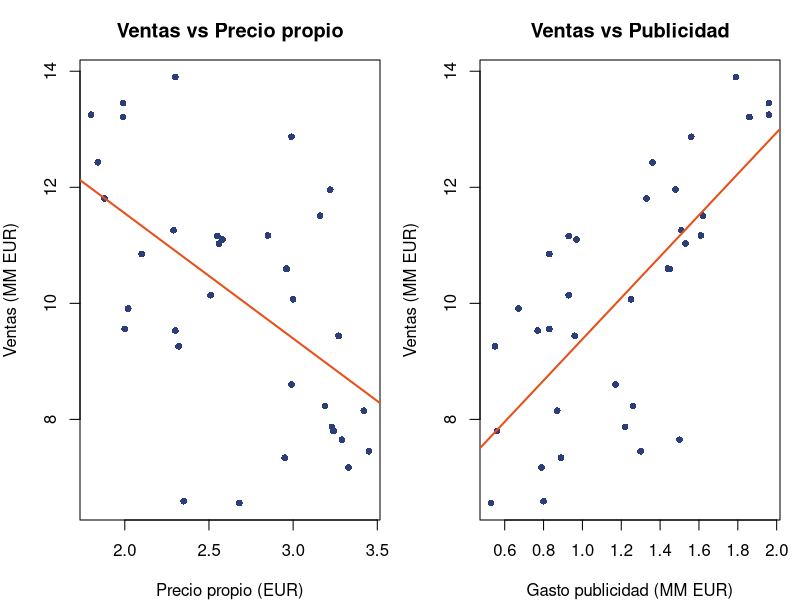

Recreate this plot in R.
# =============================================================================
# ECONOMETRÍA — Capítulo 1, Caso Práctico A
# CPA: Demanda de un producto de consumo — Primer contacto
# Autor: Carlos de Anta Puig
# =============================================================================
# INSTRUCCIONES: Abre primero mEconometria.Rproj en RStudio.
#                Ejecutar bloque a bloque con Ctrl+Enter.
# =============================================================================

pausa <- function(msg = "\n  [Pulsa ENTER para continuar...]") {
  cat(msg); invisible(readline())
}

library(tidyverse); library(readxl); library(ggplot2)

col_principal  <- "#2C3E7A"; col_secundario <- "#E8501A"
col_terciario  <- "#27AE60"; col_gris <- "#7F8C8D"; col_fondo <- "#F4F6F9"

caso_a <- read_excel("data/caso_a_demanda.xlsx")

cat("
=============================================================================
  CASO PRÁCTICO A — Demanda de un producto de consumo
  Tema 1: Primer contacto con los datos
=============================================================================
")

# ── 1. CARGAR Y EXPLORAR LOS DATOS ──────────────────────────────────────────
cat("\n--- 1. CARGAR Y EXPLORAR LOS DATOS ---\n")

cat(sprintf("\n  Dataset cargado: %d observaciones, %d variables\n",
            nrow(caso_a), ncol(caso_a)))

cat("\n  Primeras observaciones:\n")
print(head(caso_a, 8))

cat("\n  Estructura del dataset:\n")
str(caso_a)

pausa()

# ── 2. ESTADÍSTICAS DESCRIPTIVAS ─────────────────────────────────────────────
cat("\n--- 2. ESTADÍSTICAS DESCRIPTIVAS ---\n")

cat("\n  Resumen de todas las variables:\n")
print(summary(caso_a[, c("ventas", "precio_propio", "precio_sustit",
                          "gasto_publicidad", "promocion", "temporada")]))

cat(sprintf("\n  Media de ventas:          %.2f MM EUR\n", mean(caso_a$ventas)))
cat(sprintf("  Desv. típica de ventas:   %.2f MM EUR\n", sd(caso_a$ventas)))
cat(sprintf("  Precio medio propio:      %.2f EUR\n", mean(caso_a$precio_propio)))
cat(sprintf("  Precio medio sustitutivo: %.2f EUR\n", mean(caso_a$precio_sustit)))
cat(sprintf("  Obs. con promoción:       %d de %d (%.0f%%)\n",
            sum(caso_a$promocion), nrow(caso_a),
            100 * mean(caso_a$promocion)))

pausa()

# ── 3. VISUALIZACIÓN ─────────────────────────────────────────────────────────
cat("\n--- 3. VISUALIZACIÓN ---\n")

par(mfrow = c(1, 2), mar = c(4, 4, 3, 1))

plot(caso_a$precio_propio, caso_a$ventas,
     pch = 16, col = col_principal, cex = 0.9,
     xlab = "Precio propio (EUR)", ylab = "Ventas (MM EUR)",
     main = "Ventas vs Precio propio")
abline(lm(ventas ~ precio_propio, data = caso_a),
       col = col_secundario, lwd = 2)

plot(caso_a$gasto_publicidad, caso_a$ventas,
     pch = 16, col = col_principal, cex = 0.9,
     xlab = "Gasto publicidad (MM EUR)", ylab = "Ventas (MM EUR)",
     main = "Ventas vs Publicidad")
abline(lm(ventas ~ gasto_publicidad, data = caso_a),
       col = col_secundario, lwd = 2)

par(mfrow = c(1, 1))

cat("\n  El gráfico muestra:")
cat("\n  - Relación NEGATIVA entre ventas y precio propio (lógico)")
cat("\n  - Relación POSITIVA entre ventas y gasto en publicidad\n")

pausa()

# ── 4. UN PRIMER MODELO (ANTICIPO DEL TEMA 2) ───────────────────────────────
cat("\n--- 4. UN PRIMER MODELO (ANTICIPO) ---\n")

cat("\n  Estimamos: Ventas = b0 + b1*Precio + b2*Publicidad + u\n\n")

modelo_a <- lm(ventas ~ precio_propio + gasto_publicidad, data = caso_a)
print(summary(modelo_a))

coefs <- coef(modelo_a)
cat(sprintf("\n  b0 (constante)      = %8.4f\n", coefs[1]))
cat(sprintf("  b1 (precio propio)  = %8.4f  -> Por cada EUR de subida de precio,\n", coefs[2]))
cat(sprintf("                                    las ventas caen en %.2f MM EUR\n", abs(coefs[2])))
cat(sprintf("  b2 (publicidad)     = %8.4f  -> Por cada MM EUR de publicidad,\n", coefs[3]))
cat(sprintf("                                    las ventas suben en %.2f MM EUR\n", coefs[3]))

cat("\n  Este es solo un primer vistazo. En los siguientes temas")
cat("\n  aprenderemos a interpretar estos resultados con rigor.\n")

cat("\n=== FIN Caso Práctico A — Tema 01 ===\n")
